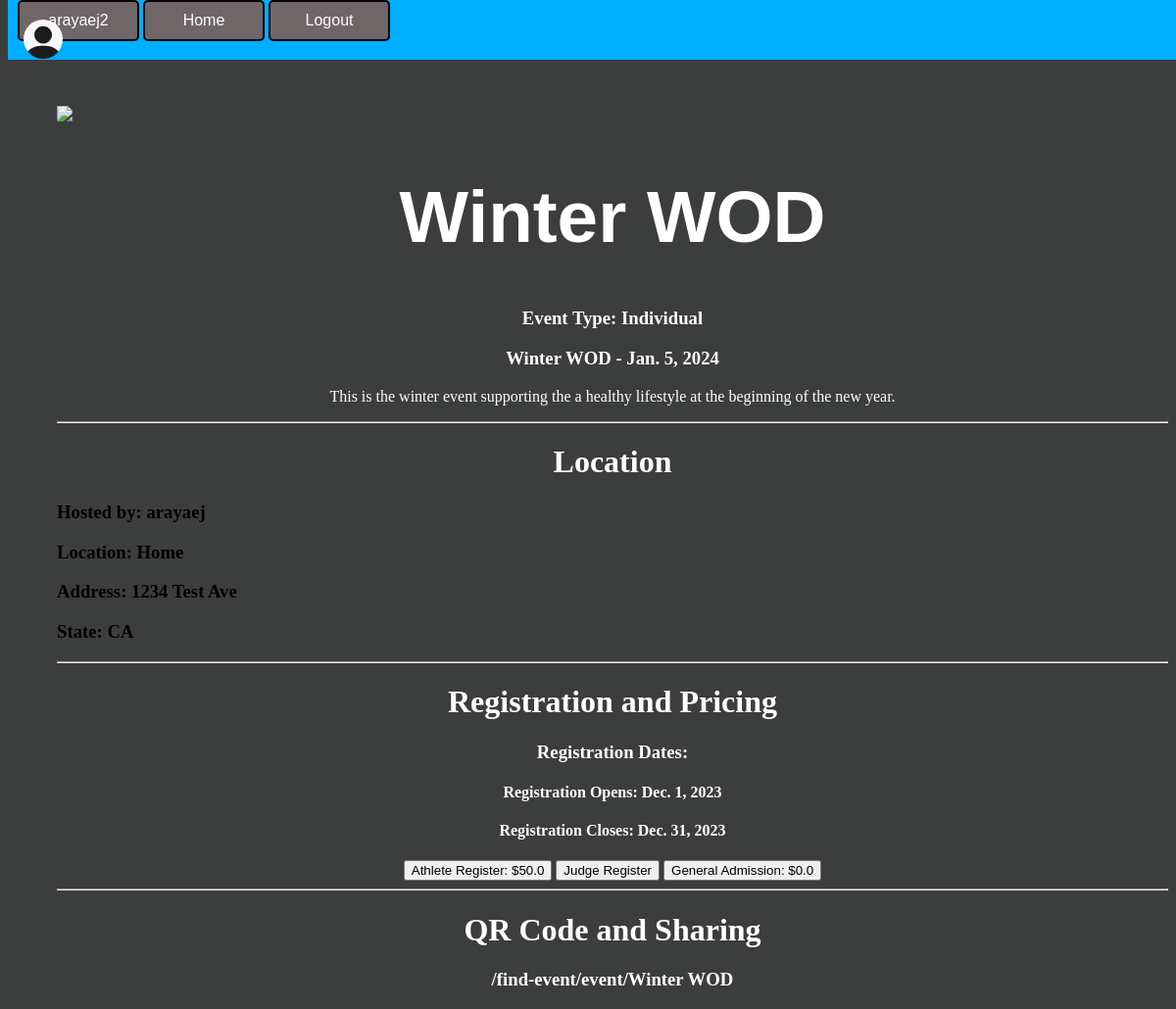
/find-event/event/Winter WOD (signed in), run on the app's committed database.
### PlanIFYWOD/models.py (models this page shows, shortened)
class Event(models.Model):
    event_id = models.AutoField(primary_key=True, unique=True)
    event_host_user = models.ForeignKey(UserAccount, on_delete=models.CASCADE, db_column='username')
    event_host_affiliate = models.ForeignKey(Affiliate, on_delete=models.CASCADE, related_name='+', blank=True, null=True)
    event_status = models.CharField(max_length=25, choices=EVENT_STATUS, default='ACTIVE',null=False)
    event_name = models.CharField(max_length=100, unique=True)
    event_date_created = models.DateField(null=False, auto_now=True)
    event_date = models.DateField(null=False)
    event_start_time = models.TimeField(null=True, blank=True)
    event_size = models.CharField(max_length=10, choices=SIZE, default='50-100', null=False)
    event_location = models.CharField(max_length=100)
    event_address = models.CharField(max_length=100)
    event_city = models.CharField(max_length=100, null=True, blank=True)
    event_zip = models.IntegerField(null=True, blank=True)
    event_country = models.CharField(max_length=50, null=True)
    event_state = models.CharField(max_length=30, null=True)
    event_phone_number = models.CharField(max_length=20)
    event_description = models.TextField(max_length=100, null=True, blank=True)
    event_long_description = models.TextField(max_length=512, null=True, blank=True)
    event_tshirts = models.BooleanField(default=False)
    event_tshirts_price = models.FloatField(null=True, blank=True, default=0.00)
    event_tshirt_image = models.ImageField(upload_to='shirt-images', null=True, blank=True)
    event_type = models.TextField(max_length=20, choices=EVENT_TYPE, default='Individual',null=False)
    event_registration_date_open = models.DateField(null=True, blank=True)
    event_registration_date_close = models.DateField(null=True, blank=True)
    event_price_athlete = models.FloatField(default=0.00)
    event_price_general = models.FloatField(default=0.00)
    event_promo_code = models.BooleanField(default=False)
    event_waiver = models.BooleanField(default=False)
    event_waiver_document = models.FileField(null=True, blank=True)
    event_prizes = models.BooleanField(default=False)
    event_banner = models.ImageField(upload_to='images/', null=True, blank=True)
    event_vendors = models.BooleanField(default=False)
    def __str__(self) -> str:
        return self.event_name

class UserAccount(models.Model):
    username = models.OneToOneField(User, null=True, on_delete=models.CASCADE, blank=True, db_column='username')
    user_id_number = models.AutoField(primary_key=True, unique=True)
    status_user = models.CharField(max_length=20, choices=STATUS, default='ACTIVE', null=False, blank=True)
    gender_user = models.CharField(max_length=15, choices=GENDERS, default='Male')
    date_joined_user = models.DateField(null=False, auto_now_add=True, blank=True)
    first_name_user = models.CharField(max_length=25, null=False, blank=True)
    last_name_user = models.CharField(max_length=25, null=False, blank=True)
    birthday_user = models.DateField(null=True, blank=True)
    email_user = models.EmailField(max_length=75, blank=True)
    phone_number_user = models.CharField(max_length=20, blank=True)
    address_user = models.CharField(max_length=100, blank=True)
    city_user = models.CharField(max_length=100, blank=True)
    zip_code_user = models.CharField(max_length=100, blank=True)
    host_user = models.BooleanField(null=True, blank=True)
    host_user_approved = models.BooleanField(null=True, blank=True, default=False)
    athlete_user = models.BooleanField(null=True, blank=True)
    athlete_user_approved = models.BooleanField(null=True, blank=True, default=False)
    vendor_user = models.BooleanField(null=True, blank=True)
    vendor_user_approved = models.BooleanField(null=True, blank=True, default=False)
    user_bio = models.TextField(null=True, max_length=250, blank=True)
    user_picture = models.ImageField(upload_to='profile_img/',null=True, blank=True)
    def __str__(self) -> str:
        return str(self.username)

### PlanIFYWOD/views.py (the view, shortened to what this page needs)
# urls.py: path('find-event/event/<str:event>', views.generalevent, name='GeneralEvent'),
def generalevent(request, event):
    usern = None
    athlete = None
    e = Event.objects.get(event_name=event)
    print(e)
    try:
        usern = UserAccount.objects.get(username=request.user)
    except:
        pass
    if usern:
        athlete, _, _, img = checkstatus(request)
    event_info = Event.objects.get(event_name=event)
    qr = request.path
    if not 'team' in e.event_type:
        if usern:
            form = EventParticipantForm(initial={'first_name_of_participant': usern.first_name_user,
                                                'last_name_of_participant': usern.last_name_user,
                                                'birthday_of_participant': usern.birthday_user,
                                                'gender_of_participant': usern.gender_user,
                                                'email_of_participant': usern.email_user,
                                                'city_of_participant': usern.city_user,
                                                'zip_code_of_participant': usern.zip_code_user,
                                                'address_of_participant': usern.address_user,
                                                'role': 'Athlete',
                                                'event_name': e,
                                                'team': None
                                                })
        else:
            form = EventParticipantForm(initial={'role': 'Athlete',
                                                 'role': 'Athlete',
                                                'event_name': e,
                                                'team': None})
    if request.method == 'POST':
        form = EventParticipantForm(request.POST)
        if form.is_valid():
            form.save()
    return render(request, 'PlanIFYweb/eventpage.html',{'event_info': event_info, 'qr': qr, 'form': form})

### PlanIFYWOD/views.py (called while the page is built)
def checkstatus(request):
    usern = UserAccount.objects.filter(username=request.user).values()
    athlete_approved = usern[0]['athlete_user_approved']
    host_approved = usern[0]['host_user_approved']
    vendor_approved = usern[0]['vendor_user_approved']
    img = usern[0]['user_picture']
    return athlete_approved, host_approved, vendor_approved, img

### PlanIFYWOD/templates/PlanIFYweb/eventpage.html (shortened to what this page needs)
{% extends 'PlanIFYweb/navbar.html' %}
{% load static %}
{% block content %}
<body style="background-color: rgb(60, 61, 61);">
    <div class="filler">
        <h1 class="filler-text" style="color: rgb(60, 61, 61);">filler</h1>
    </div>
    <div class="home-page-div">
        <div>
            {% if event.event_banner %}
            <img src="media/{{event_info.event_banner}}" class="banner"/>
            {% else %}
            <img src="{% static '/media/images/generic_workout.jpeg' %}" class="banner"/>
            {% endif %}
            <h1 class="section-title" style="font-family: Arial, Helvetica, sans-serif; font-size: 56pt;">{{event_info.event_name}}</h1>
            <h3 class="section-title">Event Type: {{event_info.event_type}}</h3>
            <h3 class="section-title">{{event_info.event_name}} - {{event_info.event_date}}</h3>
            <p class="section-title">{{event_info.event_long_description}}</p>
        </div>
    <hr>
        <div>
            <h1 class="section-title">Location</h1>
            <h3>Hosted by: {{event_info.event_host_user}}</h3>
            <h3>Location: {{event_info.event_location}}</h3>
            <h3>Address: {{event_info.event_address}}</h3>
            <h3>State: {{event_info.event_state}}</h3>
        </div>
    <hr>
        <div>
            <h1 class="section-title">Registration and Pricing</h1>
            <h3 class="section-title">Registration Dates:</h3>
            <h4 class="section-title">Registration Opens: {{event_info.event_registration_date_open}}</h4>
            <h4 class="section-title">Registration Closes: {{event_info.event_registration_date_close}}</h4>
            <div class="section-title">
                <button id="athlete-register">Athlete Register: ${{event_info.event_price_athlete}}</button>
                <button id="judge-register">Judge Register</button>
                <button id="general-register">General Admission: ${{event_info.event_price_general}}</button>
            </div>
        </div>
    <hr>
        <div>
            <h1 class="section-title">QR Code and Sharing</h1>
            <h3 id="qrcode" class="qrcode-text">{{ qr }}</h3>
        </div>
    </div>
</body>
{% endblock %}

### PlanIFYWOD/templates/PlanIFYweb/navbar.html (shortened to what this page needs)
{% load static %}
<!DOCTYPE html>
<html>
    <head>
        <link rel="stylesheet" type="text/css" href="{% static '/css/main.css' %}">
    </head>
    {% if user.is_authenticated %}
        <div class="nav-bar">
            <a href="{% url 'Profile' user=user %}"><div class="dashboard-button">{{user}}</div></a>
                {% if profile_pic %}
                    <img src="media/{{ img }}" class="profile-pic" />
                {% else %}
                <img src="{% static '/media/images/generic_avatar.png'  %}" class="profile-pic" />
                {% endif %}
            <a href="{% url 'Home' %}"><div class="dashboard-button">Home</div></a>
            <a href="{% url 'SignOut' %}"><div class="dashboard-button">Logout</div></a>
        </div>
    {% endif %}
    {% block content %}
    {% endblock%}
</html>

### PlanIFYweb/static/css/main.css (style rules this page uses)
div.nav-bar { background-color: rgb(0, 174, 255);; position:fixed; top: 0; width: 100%; overflow: hidden; z-index: 1; }
.profile-pic { position: absolute; left: 16px; top: 20px; width: 40px; height: 40px; border-radius: 50%; }
.filler { margin-top: 50px; }
.filler-text { color: white; }
.dashboard-button { color: white; position: relative; left: 10px; padding: 10px; width: 100px; border: 2px solid; border-radius: 5px; border-color: black; color: white; text-align: center; display: inline-block; background-color: rgb(111, 103, 103); font-family: Arial, Helvetica, sans-serif; }
.home-page-div { padding-left: 50px; background-color: rgb(60, 61, 61); }
.section-title { color: white; text-align: center; }
.banner { position: relative; object-fit: fill; }
.qrcode-text { text-align: center; color: white; }

### data on the page
Event: event_name "Winter WOD", event_type "Individual", event_date "Jan. 5, 2024", event_long_description "This is the winter event supporting the a healthy lifestyle at the beginning of the new year.", event_host_user "arayaej", event_location "Home", event_address "1234 Test Ave", event_state "CA", event_registration_date_open "Dec. 1, 2023", event_registration_date_close "Dec. 31, 2023", event_price_athlete "50.0", event_price_general "0.0"

### other printed values
{{ user }} "arayaej2"
{{ qr }} "/find-event/event/Winter WOD"
